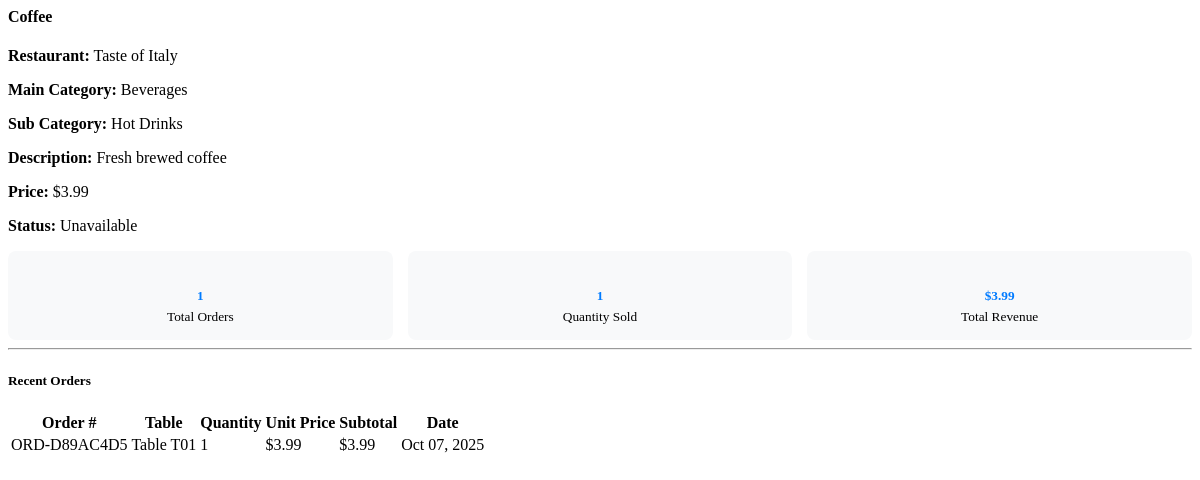
The page /system-admin/product-details/10/ (signed in) on the database as committed earlier.
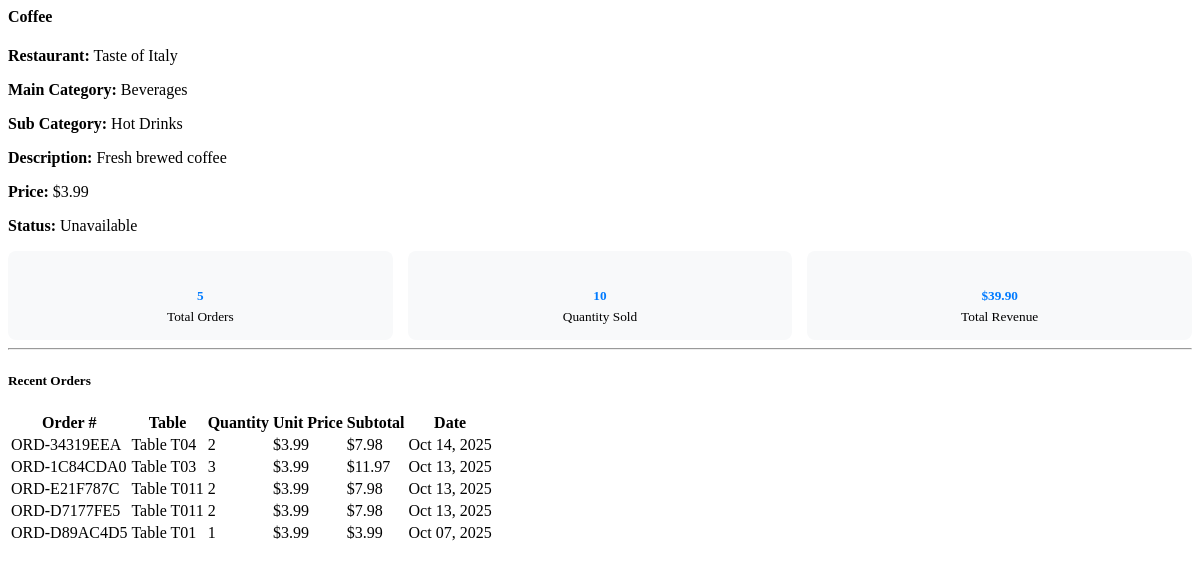
The same page on the database as committed later.
### orders/models.py (models this page shows, shortened)
class OrderItem(models.Model):
    order = models.ForeignKey(Order, on_delete=models.CASCADE, related_name='order_items')
    product = models.ForeignKey(Product, on_delete=models.CASCADE)
    quantity = models.IntegerField(default=1)
    unit_price = models.DecimalField(max_digits=10, decimal_places=2)
    special_notes = models.TextField(blank=True)
    created_at = models.DateTimeField(auto_now_add=True)
    def get_subtotal(self):
        return self.quantity * self.unit_price

class Order(models.Model):
    STATUS_CHOICES = [
        ('pending', 'Pending'),
        ('confirmed', 'Confirmed'),
        ('preparing', 'Preparing'),
        ('ready', 'Ready'),
        ('served', 'Served'),
        ('cancelled', 'Cancelled'),
        ('customer_refused', 'Customer Refused'),
        ('kitchen_error', 'Kitchen Error'),
        ('quality_issue', 'Quality Issue'),
        ('wasted', 'Food Wasted'),
    ]
    PAYMENT_STATUS_CHOICES = [
        ('unpaid', 'Unpaid'),
        ('paid', 'Paid'),
        ('partial', 'Partial'),
    ]
    order_number = models.CharField(max_length=20, unique=True)
    table_info = models.ForeignKey(TableInfo, on_delete=models.CASCADE, related_name='orders')
    ordered_by = models.ForeignKey(User, on_delete=models.CASCADE, related_name='orders_placed')
    confirmed_by = models.ForeignKey(User, on_delete=models.SET_NULL, null=True, blank=True, related_name='orders_confirmed')
    status = models.CharField(max_length=20, choices=STATUS_CHOICES, default='pending')
    total_amount = models.DecimalField(max_digits=10, decimal_places=2, default=Decimal('0.00'))
    payment_amount = models.DecimalField(max_digits=10, decimal_places=2, null=True, blank=True)
    payment_status = models.CharField(max_length=20, choices=PAYMENT_STATUS_CHOICES, default='unpaid')
    reason_if_cancelled = models.TextField(blank=True)
    special_instructions = models.TextField(blank=True)
    created_at = models.DateTimeField(auto_now_add=True)
    updated_at = models.DateTimeField(auto_now=True)
    class Meta:
        ordering = ['-created_at']

### restaurant/models.py (models this page shows, shortened)
class TableInfo(models.Model):
    owner = models.ForeignKey(User, on_delete=models.CASCADE, related_name='tables',
                             limit_choices_to={'role__name': 'owner'}, null=True, blank=True)
    tbl_no = models.CharField(max_length=10)
    capacity = models.IntegerField(default=4)
    is_available = models.BooleanField(default=True)
    created_at = models.DateTimeField(auto_now_add=True)
    class Meta:
        verbose_name = "Table Information"
        verbose_name_plural = "Tables Information"
        unique_together = ['owner', 'tbl_no']  # Each owner can have their own table numbering

### system_admin/views.py (the view)
# urls.py: path('product-details/<int:product_id>/', views.product_details, name='product_details'),
@login_required
def product_details(request, product_id):
    if not request.user.is_administrator():
        return JsonResponse({'success': False, 'message': 'Access denied'})
    product = get_object_or_404(Product, id=product_id)
    from orders.models import OrderItem
    order_items = OrderItem.objects.filter(product=product)
    total_orders = order_items.count()
    total_quantity_sold = sum(item.quantity for item in order_items)
    total_revenue = sum(item.get_subtotal() for item in order_items)
    context = {
        'product': product,
        'total_orders': total_orders,
        'total_quantity_sold': total_quantity_sold,
        'total_revenue': total_revenue,
        'recent_orders': order_items.select_related('order', 'order__table_info').order_by('-created_at')[:10]
    }
    return render(request, 'system_admin/product_details.html', context)

### accounts/models.py (called while the page is built)
    def is_administrator(self):
        return self.role and self.role.name == 'administrator'

### templates/system_admin/product_details.html (shortened to what this page needs)
<div class="product-details">
    <div class="row">
        <div class="col-md-6">
            <h4>{{ product.name }}</h4>
            <p><strong>Restaurant:</strong> {{ product.main_category.owner.restaurant_name }}</p>
            <p><strong>Main Category:</strong> {{ product.main_category.name }}</p>
            {% if product.sub_category %}
            <p><strong>Sub Category:</strong> {{ product.sub_category.name }}</p>
            {% endif %}
            <p><strong>Description:</strong> {{ product.description|default:"No description provided" }}</p>
            <p><strong>Price:</strong> ${{ product.price }}</p>
            <p><strong>Status:</strong>
                <span class="badge {% if product.availability %}bg-success{% else %}bg-danger{% endif %}">
                    {% if product.availability %}Available{% else %}Unavailable{% endif %}
                </span>
            </p>
        </div>
        <div class="col-md-6">
            <div class="stats-grid">
                <div class="stat-item">
                    <h5>{{ total_orders }}</h5>
                    <small class="text-muted">Total Orders</small>
                </div>
                <div class="stat-item">
                    <h5>{{ total_quantity_sold }}</h5>
                    <small class="text-muted">Quantity Sold</small>
                </div>
                <div class="stat-item">
                    <h5>${{ total_revenue|floatformat:2 }}</h5>
                    <small class="text-muted">Total Revenue</small>
                </div>
            </div>
        </div>
    </div>
    <hr>
    <div class="row">
        <div class="col-12">
            <h5>Recent Orders</h5>
            {% if recent_orders %}
                <div class="table-responsive">
                    <table class="table table-sm">
                        <thead>
                            <tr>
                                <th>Order #</th>
                                <th>Table</th>
                                <th>Quantity</th>
                                <th>Unit Price</th>
                                <th>Subtotal</th>
                                <th>Date</th>
                            </tr>
                        </thead>
                        <tbody>
                            {% for item in recent_orders %}
                            <tr>
                                <td>{{ item.order.order_number }}</td>
                                <td>Table {{ item.order.table_info.tbl_no }}</td>
                                <td>{{ item.quantity }}</td>
                                <td>${{ item.unit_price }}</td>
                                <td>${{ item.get_subtotal|floatformat:2 }}</td>
                                <td>{{ item.created_at|date:"M d, Y" }}</td>
                            </tr>
                            {% endfor %}
                        </tbody>
                    </table>
                </div>
            {% else %}
                <p class="text-muted">No orders found for this product.</p>
            {% endif %}
        </div>
    </div>
</div>

Rows that differ between the two databases and show on the page:
added OrderItem: order.order_number "ORD-34319EEA", order.table_info.tbl_no "T04", quantity "2", unit_price "3.99", get_subtotal "7.98", created_at "Oct 14, 2025"
added OrderItem: order.order_number "ORD-1C84CDA0", order.table_info.tbl_no "T03", quantity "3", unit_price "3.99", get_subtotal "11.97", created_at "Oct 13, 2025"
added OrderItem: order.order_number "ORD-E21F787C", order.table_info.tbl_no "T011", quantity "2", unit_price "3.99", get_subtotal "7.98", created_at "Oct 13, 2025"
added OrderItem: order.order_number "ORD-D7177FE5", order.table_info.tbl_no "T011", quantity "2", unit_price "3.99", get_subtotal "7.98", created_at "Oct 13, 2025"
Other text that changed with them:
{{ total_orders }}: "1" → "5"
{{ total_quantity_sold }}: "1" → "10"
{{ total_revenue|floatformat:2 }}: "3.99" → "39.90"
